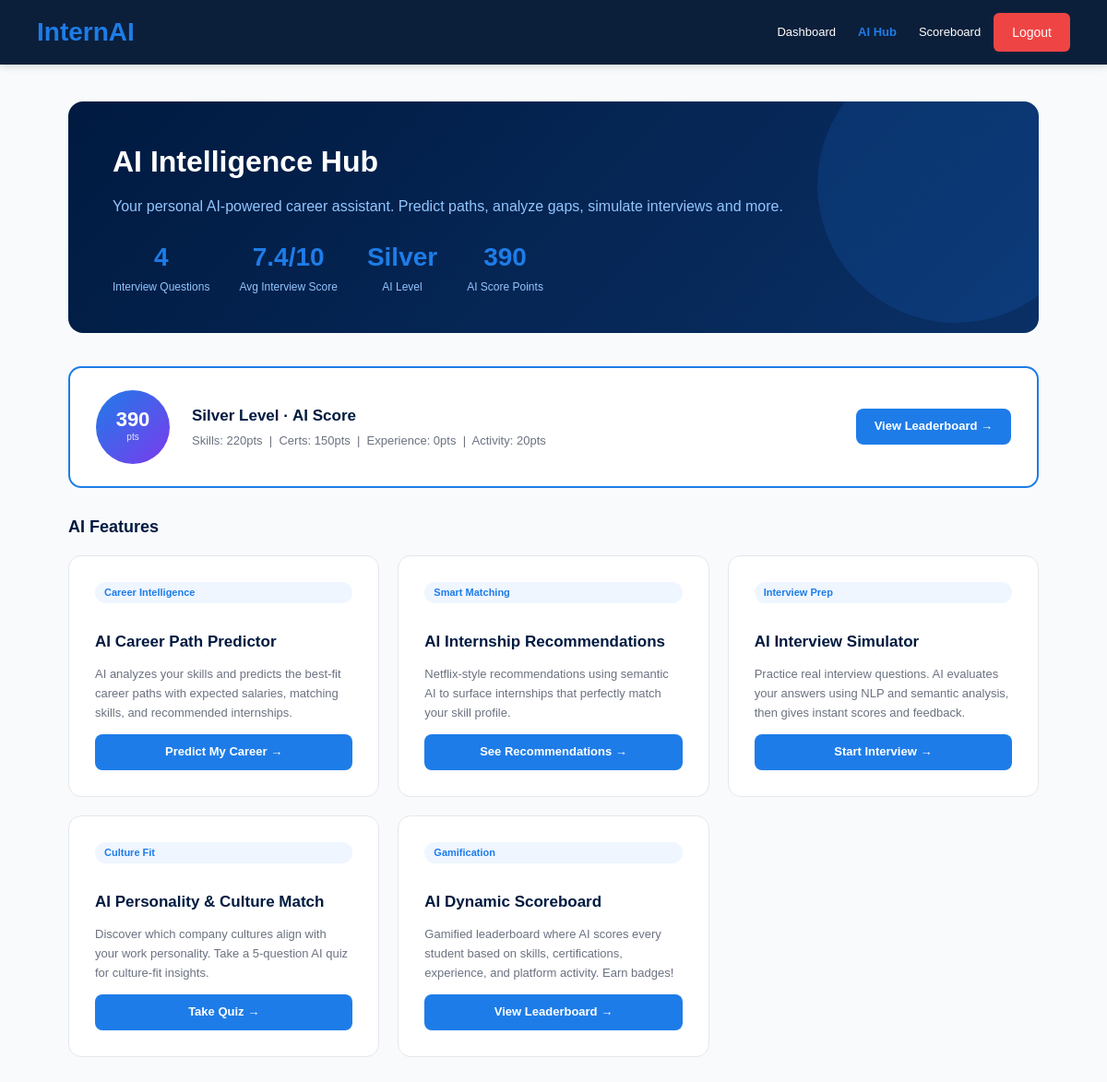
The page /student/ai (signed in) on the database as committed earlier.
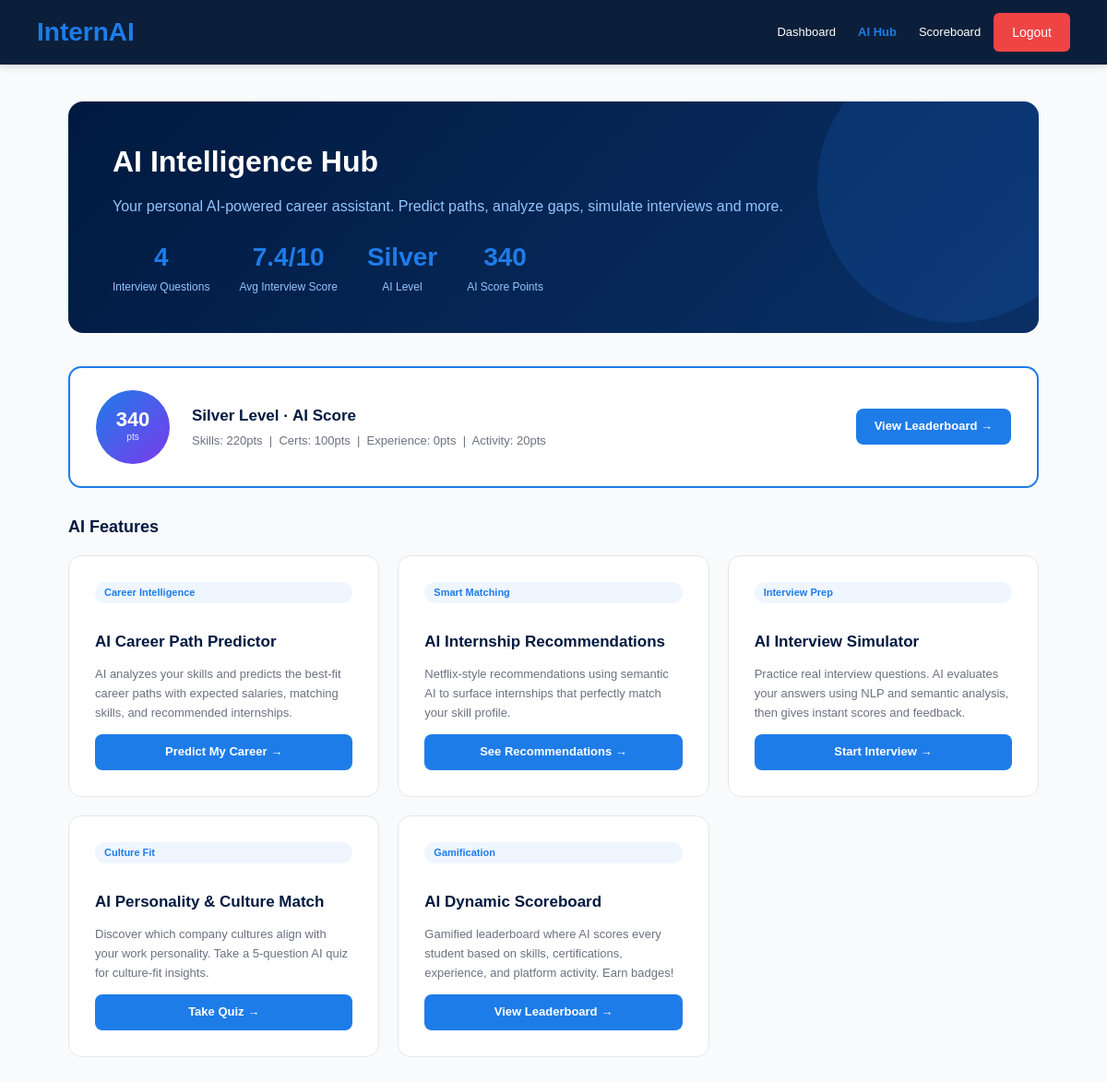
The same page on the database as committed later.
### app.py (models this page shows)
class StudentAIScore(db.Model):
    id = db.Column(db.Integer, primary_key=True)
    user_id = db.Column(db.Integer, unique=True, index=True)
    total_score = db.Column(db.Integer, default=0)
    skill_score = db.Column(db.Integer, default=0)
    cert_score = db.Column(db.Integer, default=0)
    exp_score = db.Column(db.Integer, default=0)
    activity_score = db.Column(db.Integer, default=0)
    level = db.Column(db.String(20), default='Bronze')
    updated_at = db.Column(db.DateTime, default=datetime.utcnow)

### app.py (the view)
@app.route('/student/ai')
@login_required
@role_required('student')
def ai_hub():
    profile = StudentProfile.query.filter_by(user_id=current_user.id).first()
    ai_score_row = StudentAIScore.query.filter_by(user_id=current_user.id).first()
    personality = PersonalityProfile.query.filter_by(user_id=current_user.id).first()
    interview_count = InterviewSession.query.filter_by(user_id=current_user.id).count()
    interview_avg = db.session.query(db.func.avg(InterviewSession.score)).filter_by(user_id=current_user.id).scalar()
    return render_template(
        'ai_hub.html',
        profile=profile,
        ai_score=ai_score_row,
        personality=personality,
        interview_count=interview_count,
        interview_avg=round(interview_avg or 0, 1),
    )

### app.py (called while the page is built)
def role_required(role):
    def decorator(f):
        @wraps(f)
        def decorated_function(*args, **kwargs):
            if not current_user.is_authenticated:
                return redirect(url_for('login'))
            if current_user.role != role:
                return redirect(url_for('home'))
            return f(*args, **kwargs)
        return decorated_function
    return decorator

@login_manager.user_loader
def load_user(user_id):
    return User.query.get(int(user_id))

### templates/ai_hub.html (shortened to what the changed rows need)
{% extends "base.html" %}  {% block content %}
<div class="ai-hub-wrap">
  <div class="ai-hero">
    <h1>AI Intelligence Hub</h1>
    <div class="ai-hero-stats">
      <div class="ai-hero-stat">
        <div class="val">{{ ai_score.level if ai_score else 'Bronze' }}</div>
        <div class="lbl">AI Level</div>
      </div>
      <div class="ai-hero-stat">
        <div class="val">{{ ai_score.total_score if ai_score else 0 }}</div>
        <div class="lbl">AI Score Points</div>
      </div>
    </div>
  </div>
  {% if ai_score %}
  <div class="ai-score-banner">
    <div class="ai-score-circle">
      <span class="score-val">{{ ai_score.total_score }}</span>
      <span class="score-lbl">pts</span>
    </div>
    <div class="ai-score-info">
      <h3>{{ ai_score.level }} Level · AI Score</h3>
      <p>
        Skills: {{ ai_score.skill_score }}pts &nbsp;|&nbsp; Certs: {{
        ai_score.cert_score }}pts &nbsp;|&nbsp; Experience: {{
        ai_score.exp_score }}pts &nbsp;|&nbsp; Activity: {{
        ai_score.activity_score }}pts
      </p>
    </div>
    <a
      href="/student/ai/scoreboard"
      class="ai-card-btn"
      style="margin-left: auto"
      >View Leaderboard →</a
    >
  </div>
  {% endif %}
</div>
{% endblock %}

Rows that differ between the two databases and show on the page:
changed StudentAIScore "Silver": total_score "390" → "340"; cert_score "150" → "100"
